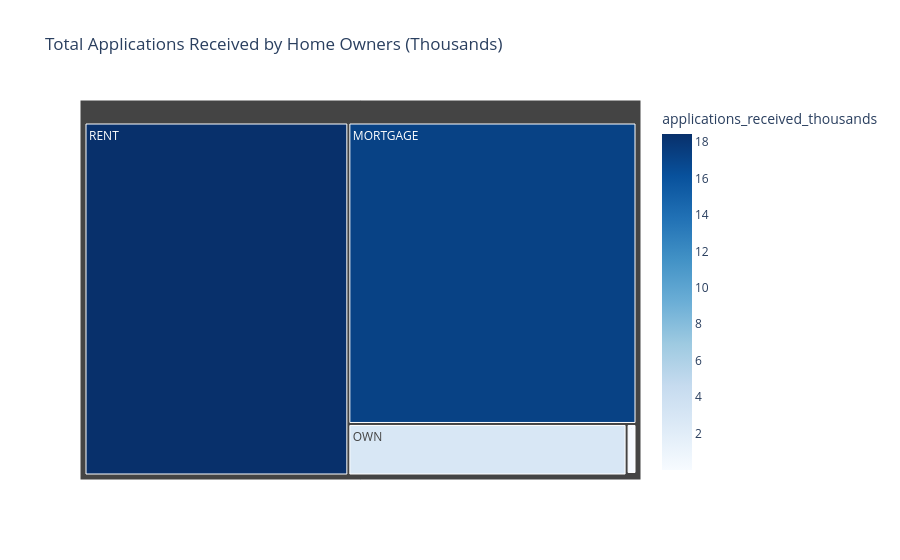

Here is the notebook cell this chart was saved with:
### Markdown cell above
### Home Ownership by Total Applications Received

### Code cell
home_applications_received = df.groupby('home_ownership')['id'].count().reset_index()
home_applications_received['applications_received_thousands'] = home_applications_received['id'] / 1000

fig = px.treemap(
    home_applications_received,
    path=['home_ownership'],
    values='applications_received_thousands',
    color='applications_received_thousands',
    color_continuous_scale='Blues',
    title='Total Applications Received by Home Owners (Thousands)'
)

fig.show()

### Figure 1 — Plotly figure (JSON) as saved in the notebook; plotly's stock layout.template omitted (floating-point values rounded to 4 significant figures)
{"data": [{"branchvalues": "total", "customdata": [[17.2], [0.003], [0.098], [2.838], [18.44]], "domain": {"x": [0, 1], "y": [0, 1]}, "hovertemplate": "labels=%{label}<br>applications_received_thousands_sum=%{value}<br>parent=%{parent}<br>id=%{id}<br>applications_received_thousands=%{color}<extra></extra>", "ids": ["MORTGAGE", "NONE", "OTHER", "OWN", "RENT"], "labels": ["MORTGAGE", "NONE", "OTHER", "OWN", "RENT"], "marker": {"coloraxis": "coloraxis", "colors": [17.2, 0.003, 0.098, 2.838, 18.44]}, "name": "", "parents": ["", "", "", "", ""], "type": "treemap", "values": [17.2, 0.003, 0.098, 2.838, 18.44]}], "layout": {"coloraxis": {"colorbar": {"title": {"text": "applications_received_thousands"}}, "colorscale": [[0, "rgb(247,251,255)"], [0.125, "rgb(222,235,247)"], [0.25, "rgb(198,219,239)"], [0.375, "rgb(158,202,225)"], [0.5, "rgb(107,174,214)"], [0.625, "rgb(66,146,198)"], [0.75, "rgb(33,113,181)"], [0.875, "rgb(8,81,156)"], [1, "rgb(8,48,107)"]]}, "legend": {"tracegroupgap": 0}, "title": {"text": "Total Applications Received by Home Owners (Thousands)"}}}
